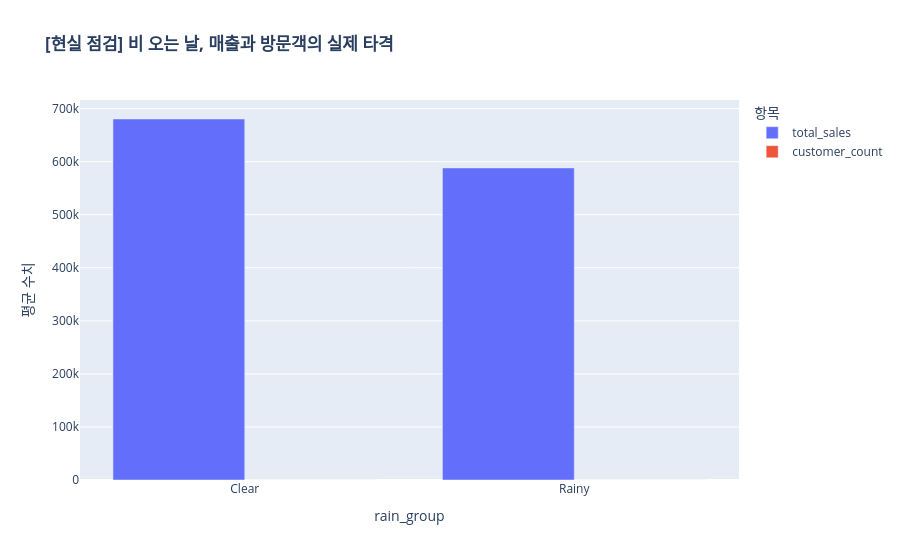

The cell this chart's notebook holds for it:
### Markdown cell above
오, 결과가 아주 흥미롭네요! 객단가(Clear: 37,112원 vs Rainy: 35,711원) 차이가 1,400원 정도로 미미하다는 건, **가설 E(사재기 경향)가 안타깝게도 기각(Reject)**되었다는 뜻입니다.

하지만 데이터 분석에서 가설이 틀렸다는 걸 발견하는 것도 매우 중요한 인사이트입니다! 왜 이런 결과가 나왔는지, 그리고 이 '실패한 가설'에서 어떤 새로운 전략을 짤 수 있을지 분석해 볼게요.

🔍 가설 E의 재해석: 왜 사재기가 없었을까?
배달 서비스의 일상화: 비가 온다고 해서 매장에 직접 방문해 대량 구매를 하기보다, 그냥 집에서 배달 앱으로 평소 먹던 양만큼만 시켰을 가능성이 큽니다.

품목의 특성: 아이스크림이나 젤리는 생필품(쌀, 라면)처럼 비 온다고 쟁여두는 품목이 아닐 수 있습니다. 오히려 기온이 낮아진 비 오는 날엔 구매 욕구 자체가 줄어들 수 있죠.

방문객 특성: 비를 뚫고 매장까지 온 '충성 고객'들도 평소와 비슷한 패턴으로 소비한다는 것을 의미합니다.

### Code cell
# [보너스 분석] 객단가가 아니라 '총 매출'과 '객수'는 어떨까?

# 매출과 방문객 수 차이 확인
fig_rain_total = px.bar(rain_summary, x='rain_group', y=['total_sales', 'customer_count'],
                        barmode='group',
                        title="<b>[현실 점검] 비 오는 날, 매출과 방문객의 실제 타격</b>",
                        labels={'value': '평균 수치', 'variable': '항목'})
fig_rain_total.show()

### Figure 1 — Plotly figure (JSON) as saved in the notebook; plotly's stock layout.template omitted (floating-point values rounded to 4 significant figures)
{"data": [{"alignmentgroup": "True", "hovertemplate": "항목=total_sales<br>rain_group=%{x}<br>평균 수치=%{y}<extra></extra>", "legendgroup": "total_sales", "marker": {"color": "#636efa", "pattern": {"shape": ""}}, "name": "total_sales", "offsetgroup": "total_sales", "orientation": "v", "showlegend": true, "textposition": "auto", "type": "bar", "x": ["Clear", "Rainy"], "xaxis": "x", "y": [680400.0, 588200.0], "yaxis": "y"}, {"alignmentgroup": "True", "hovertemplate": "항목=customer_count<br>rain_group=%{x}<br>평균 수치=%{y}<extra></extra>", "legendgroup": "customer_count", "marker": {"color": "#EF553B", "pattern": {"shape": ""}}, "name": "customer_count", "offsetgroup": "customer_count", "orientation": "v", "showlegend": true, "textposition": "auto", "type": "bar", "x": ["Clear", "Rainy"], "xaxis": "x", "y": [18.33, 16.47], "yaxis": "y"}], "layout": {"barmode": "group", "legend": {"title": {"text": "항목"}, "tracegroupgap": 0}, "title": {"text": "<b>[현실 점검] 비 오는 날, 매출과 방문객의 실제 타격</b>"}, "xaxis": {"anchor": "y", "domain": [0, 1], "title": {"text": "rain_group"}}, "yaxis": {"anchor": "x", "domain": [0, 1], "title": {"text": "평균 수치"}}}}
